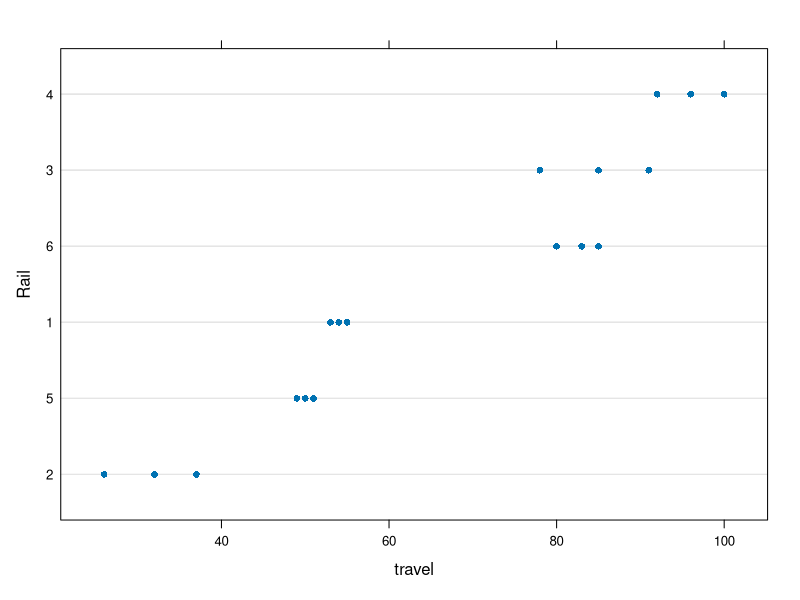
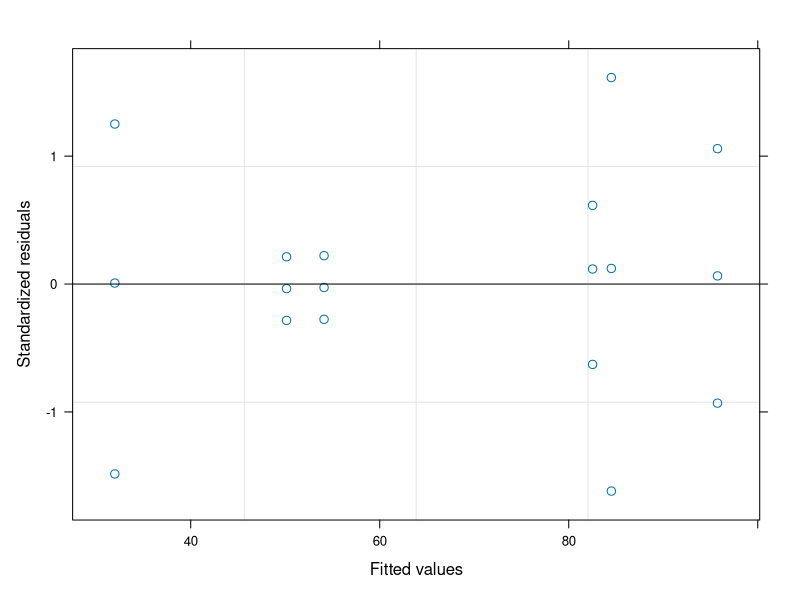
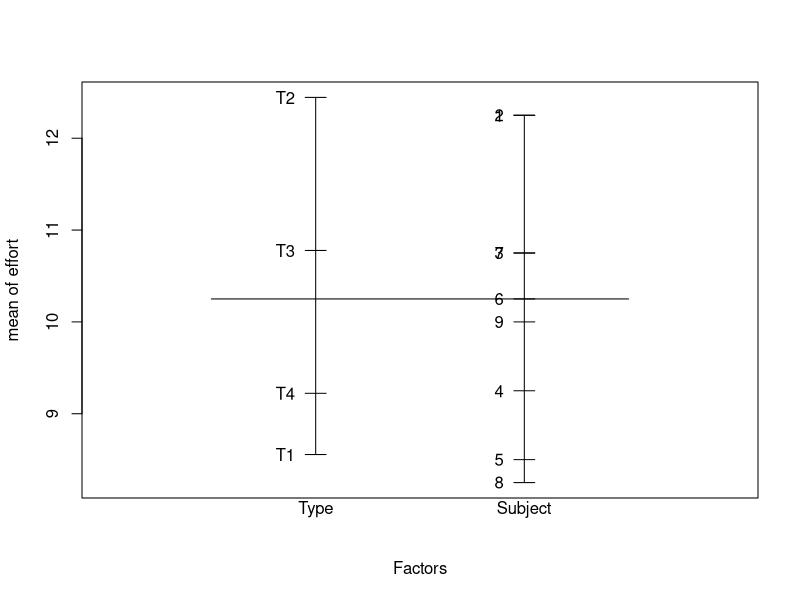
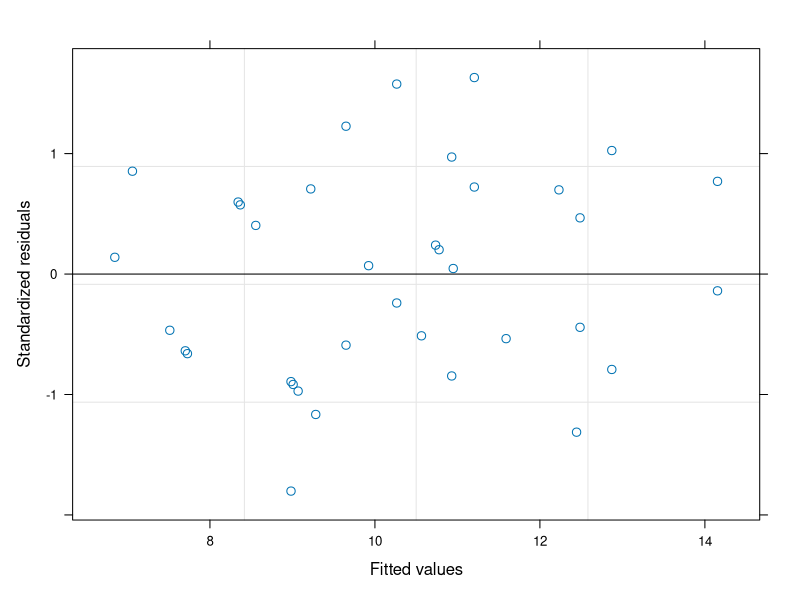
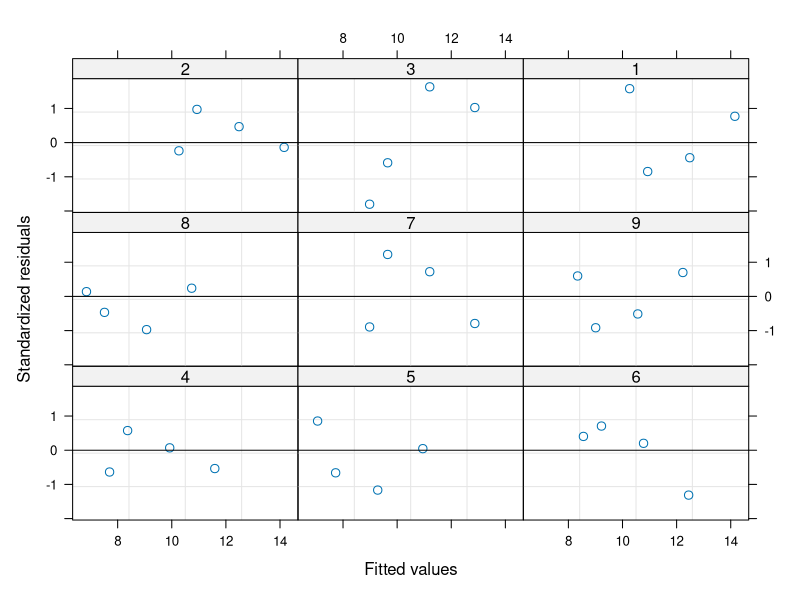
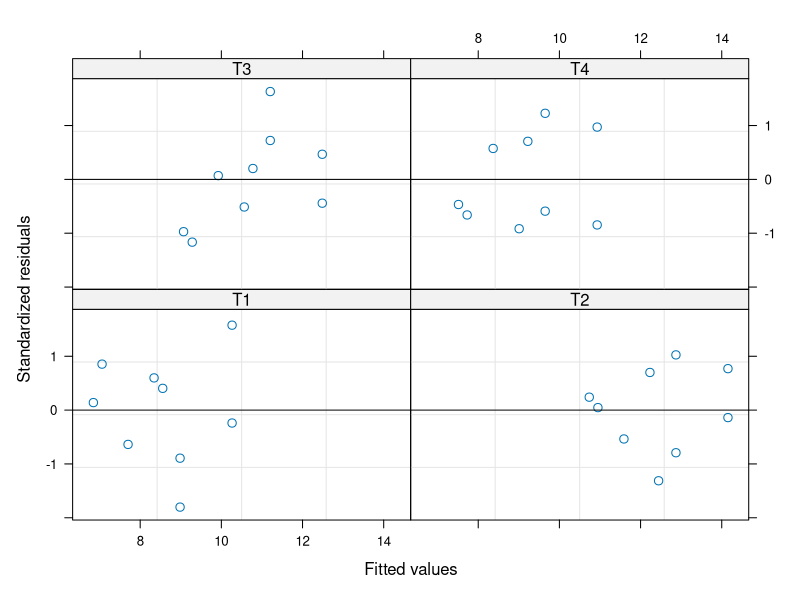

Here is the R script that generated these plots, in order:
######################################

library(nlme)
Rail

################################################3

dat <- read.table("Rail.txt",head=T)
names(dat)
dat$Rail<-factor(dat$Rail)
str(dat)
head(dat)

help(Rail)

dat2<-groupedData(travel ~ 1 | Rail,dat)

plot(dat2)


fit1<-lme(travel ~ 1, data = dat2, random = ~ 1|Rail)
summary(fit1)

# test of fixed part
anova(fit1)

# test for random effect
fit2<-lm(travel ~ 1,data = dat)
anova(fit1,fit2)

help(anova.lme)

fitted(fit1)
fitted(fit2)

ranef(fit1)
fixef(fit1)

summary(fit1)



plot(fit1)


##########################

# Stool

ergoStool

help(ergoStool)

dat <- read.table("ergoStool.txt",head=T)
names(dat)
dat$Type<-factor(dat$Type)
dat$Subject<-factor(dat$Subject)

dat2<-groupedData(effort ~ Type | Subject,data=dat)


plot.design(dat2)

names(dat)
fit1<-lme(effort~Type, data = dat2, random = ~1|Subject)
summary(fit1)

anova(fit1)
fit2<-lm(effort~Type, data = dat)
anova(fit1,fit2)

intervals(fit1)


plot(fit1)


plot(fit1,form=resid(.,type='p')~fitted(.)|Subject,abline=0)


plot(fit1,form=resid(.,type='p')~fitted(.)|Type,abline=0)



str(dat)

